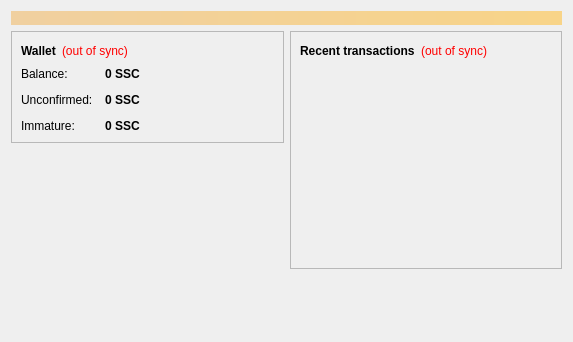
<?xml version="1.0" encoding="UTF-8"?>
<ui version="4.0">
 <class>OverviewPage</class>
 <widget class="QWidget" name="OverviewPage">
  <property name="geometry">
   <rect>
    <x>0</x>
    <y>0</y>
    <width>573</width>
    <height>342</height>
   </rect>
  </property>
  <property name="windowTitle">
   <string>Form</string>
  </property>
  <layout class="QVBoxLayout" name="topLayout">
   <item>
    <widget class="QLabel" name="labelAlerts">
     <property name="visible">
      <bool>false</bool>
     </property>
     <property name="styleSheet">
      <string notr="true">background-color: qlineargradient(x1: 0, y1: 0, x2: 1, y2: 0, stop:0 #F0D0A0, stop:1 #F8D488); color:#000000;</string>
     </property>
     <property name="wordWrap">
      <bool>true</bool>
     </property>
     <property name="margin">
      <number>3</number>
     </property>
    </widget>
   </item>
   <item>
    <layout class="QHBoxLayout" name="horizontalLayout" stretch="1,1">
     <item>
      <layout class="QVBoxLayout" name="verticalLayout_2">
       <item>
        <widget class="QFrame" name="frame">
         <property name="frameShape">
          <enum>QFrame::StyledPanel</enum>
         </property>
         <property name="frameShadow">
          <enum>QFrame::Raised</enum>
         </property>
         <layout class="QVBoxLayout" name="verticalLayout_4">
          <item>
           <layout class="QHBoxLayout" name="horizontalLayout_4">
            <item>
             <widget class="QLabel" name="label_5">
              <property name="font">
               <font>
                <weight>75</weight>
                <bold>true</bold>
               </font>
              </property>
              <property name="text">
               <string>Wallet</string>
              </property>
             </widget>
            </item>
            <item>
             <widget class="QLabel" name="labelWalletStatus">
              <property name="toolTip">
               <string>The displayed information may be out of date. Your wallet automatically synchronizes with the Siriuscoin network after a connection is established, but this process has not completed yet.</string>
              </property>
              <property name="styleSheet">
               <string notr="true">QLabel { color: red; }</string>
              </property>
              <property name="text">
               <string notr="true">(out of sync)</string>
              </property>
              <property name="alignment">
               <set>Qt::AlignLeading|Qt::AlignLeft|Qt::AlignVCenter</set>
              </property>
             </widget>
            </item>
            <item>
             <spacer name="horizontalSpacer_2">
              <property name="orientation">
               <enum>Qt::Horizontal</enum>
              </property>
              <property name="sizeHint" stdset="0">
               <size>
                <width>40</width>
                <height>20</height>
               </size>
              </property>
             </spacer>
            </item>
           </layout>
          </item>
          <item>
           <layout class="QFormLayout" name="formLayout_2">
            <property name="fieldGrowthPolicy">
             <enum>QFormLayout::AllNonFixedFieldsGrow</enum>
            </property>
            <property name="horizontalSpacing">
             <number>12</number>
            </property>
            <property name="verticalSpacing">
             <number>12</number>
            </property>
            <item row="0" column="0">
             <widget class="QLabel" name="label">
              <property name="text">
               <string>Balance:</string>
              </property>
             </widget>
            </item>
            <item row="0" column="1">
             <widget class="QLabel" name="labelBalance">
              <property name="font">
               <font>
                <weight>75</weight>
                <bold>true</bold>
               </font>
              </property>
              <property name="cursor">
               <cursorShape>IBeamCursor</cursorShape>
              </property>
              <property name="toolTip">
               <string>Your current balance</string>
              </property>
              <property name="text">
               <string notr="true">0 SSC</string>
              </property>
              <property name="textInteractionFlags">
               <set>Qt::LinksAccessibleByMouse|Qt::TextSelectableByKeyboard|Qt::TextSelectableByMouse</set>
              </property>
             </widget>
            </item>
            <item row="1" column="0">
             <widget class="QLabel" name="label_3">
              <property name="text">
               <string>Unconfirmed:</string>
              </property>
             </widget>
            </item>
            <item row="1" column="1">
             <widget class="QLabel" name="labelUnconfirmed">
              <property name="font">
               <font>
                <weight>75</weight>
                <bold>true</bold>
               </font>
              </property>
              <property name="cursor">
               <cursorShape>IBeamCursor</cursorShape>
              </property>
              <property name="toolTip">
               <string>Total of transactions that have yet to be confirmed, and do not yet count toward the current balance</string>
              </property>
              <property name="text">
               <string notr="true">0 SSC</string>
              </property>
              <property name="textInteractionFlags">
               <set>Qt::LinksAccessibleByMouse|Qt::TextSelectableByKeyboard|Qt::TextSelectableByMouse</set>
              </property>
             </widget>
            </item>
            <item row="2" column="0">
             <widget class="QLabel" name="labelImmatureText">
              <property name="text">
               <string>Immature:</string>
              </property>
             </widget>
            </item>
            <item row="2" column="1">
             <widget class="QLabel" name="labelImmature">
              <property name="font">
               <font>
                <weight>75</weight>
                <bold>true</bold>
               </font>
              </property>
              <property name="toolTip">
               <string>Mined balance that has not yet matured</string>
              </property>
              <property name="text">
               <string notr="true">0 SSC</string>
              </property>
              <property name="textInteractionFlags">
               <set>Qt::LinksAccessibleByMouse|Qt::TextSelectableByKeyboard|Qt::TextSelectableByMouse</set>
              </property>
             </widget>
            </item>
           </layout>
          </item>
         </layout>
        </widget>
       </item>
       <item>
        <spacer name="verticalSpacer">
         <property name="orientation">
          <enum>Qt::Vertical</enum>
         </property>
         <property name="sizeHint" stdset="0">
          <size>
           <width>20</width>
           <height>40</height>
          </size>
         </property>
        </spacer>
       </item>
      </layout>
     </item>
     <item>
      <layout class="QVBoxLayout" name="verticalLayout_3">
       <item>
        <widget class="QFrame" name="frame_2">
         <property name="frameShape">
          <enum>QFrame::StyledPanel</enum>
         </property>
         <property name="frameShadow">
          <enum>QFrame::Raised</enum>
         </property>
         <layout class="QVBoxLayout" name="verticalLayout">
          <item>
           <layout class="QHBoxLayout" name="horizontalLayout_2">
            <item>
             <widget class="QLabel" name="label_4">
              <property name="text">
               <string>&lt;b&gt;Recent transactions&lt;/b&gt;</string>
              </property>
             </widget>
            </item>
            <item>
             <widget class="QLabel" name="labelTransactionsStatus">
              <property name="toolTip">
               <string>The displayed information may be out of date. Your wallet automatically synchronizes with the Siriuscoin network after a connection is established, but this process has not completed yet.</string>
              </property>
              <property name="styleSheet">
               <string notr="true">QLabel { color: red; }</string>
              </property>
              <property name="text">
               <string notr="true">(out of sync)</string>
              </property>
              <property name="alignment">
               <set>Qt::AlignRight|Qt::AlignTrailing|Qt::AlignVCenter</set>
              </property>
             </widget>
            </item>
            <item>
             <spacer name="horizontalSpacer">
              <property name="orientation">
               <enum>Qt::Horizontal</enum>
              </property>
              <property name="sizeHint" stdset="0">
               <size>
                <width>40</width>
                <height>20</height>
               </size>
              </property>
             </spacer>
            </item>
           </layout>
          </item>
          <item>
           <widget class="QListView" name="listTransactions">
            <property name="styleSheet">
             <string notr="true">QListView { background: transparent; }</string>
            </property>
            <property name="frameShape">
             <enum>QFrame::NoFrame</enum>
            </property>
            <property name="verticalScrollBarPolicy">
             <enum>Qt::ScrollBarAlwaysOff</enum>
            </property>
            <property name="horizontalScrollBarPolicy">
             <enum>Qt::ScrollBarAlwaysOff</enum>
            </property>
            <property name="selectionMode">
             <enum>QAbstractItemView::NoSelection</enum>
            </property>
           </widget>
          </item>
         </layout>
        </widget>
       </item>
       <item>
        <spacer name="verticalSpacer_2">
         <property name="orientation">
          <enum>Qt::Vertical</enum>
         </property>
         <property name="sizeHint" stdset="0">
          <size>
           <width>20</width>
           <height>40</height>
          </size>
         </property>
        </spacer>
       </item>
      </layout>
     </item>
    </layout>
   </item>
  </layout>
 </widget>
 <resources/>
 <connections/>
</ui>
